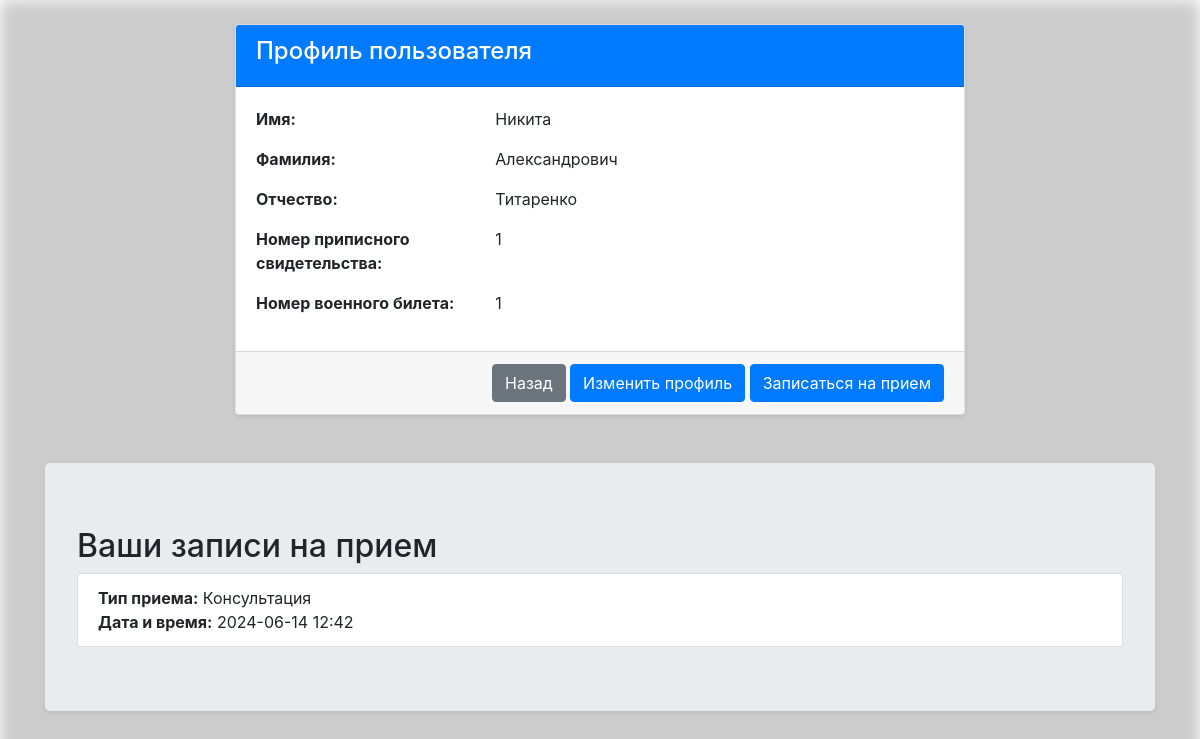
The page /profile (signed in) on the database its author committed.
### app.py (models this page shows, shortened)
class User(UserMixin, db.Model):
    id = db.Column(db.Integer, primary_key=True)
    username = db.Column(db.String(64), index=True, unique=True)
    password_hash = db.Column(db.String(128))
    first_name = db.Column(db.String(64))
    last_name = db.Column(db.String(64))
    middle_name = db.Column(db.String(64))
    conscription_certificate = db.Column(db.String(64), nullable=True)
    military_id = db.Column(db.String(64), nullable=True)

class Appointment(db.Model):
    id = db.Column(db.Integer, primary_key=True)
    user_id = db.Column(db.Integer, db.ForeignKey('user.id'), nullable=False)
    appointment_type = db.Column(db.String(50), nullable=False)
    appointment_date = db.Column(db.DateTime, nullable=False)
    created_at = db.Column(db.DateTime, default=datetime.utcnow)
    user = db.relationship('User', back_populates='appointments')

### app.py (the view, shortened to what this page needs)
@app.route('/profile', methods=['GET', 'POST'])
@login_required
def profile():
    form = AppointmentForm()
    appointments = Appointment.query.filter_by(user_id=current_user.id).all()
    appointment_type_dict = {
        'consultation': 'Консультация',
        'conscription_certificate': 'Получение приписного свидетельства',
        'military_id': 'Получение военного билета',
        'commission': 'Прохождение призывной комиссии'
    }
    return render_template('profile.html', title='Profile', user=current_user, form=form, appointments=appointments,
                           appointment_type_dict=appointment_type_dict)

### app.py (called while the page is built)
@login.user_loader
def load_user(id):
    return User.query.get(int(id))

### templates/profile.html (shortened to what this page needs)
{% extends "base.html" %}
{% block content %}
<div class="container mt-4">
    <div class="row">
        <div class="col-lg-8 offset-lg-2">
            <div class="card shadow-sm">
                <div class="card-header bg-primary text-white">
                    <h4>Профиль пользователя</h4>
                </div>
                <div class="card-body">
                    <div class="row mb-3">
                        <div class="col-sm-4">
                            <strong>Имя:</strong>
                        </div>
                        <div class="col-sm-8">
                            {{ current_user.first_name }}
                        </div>
                    </div>
                    <div class="row mb-3">
                        <div class="col-sm-4">
                            <strong>Фамилия:</strong>
                        </div>
                        <div class="col-sm-8">
                            {{ current_user.last_name }}
                        </div>
                    </div>
                    <div class="row mb-3">
                        <div class="col-sm-4">
                            <strong>Отчество:</strong>
                        </div>
                        <div class="col-sm-8">
                            {{ current_user.middle_name }}
                        </div>
                    </div>
                    <div class="row mb-3">
                        <div class="col-sm-4">
                            <strong>Номер приписного свидетельства:</strong>
                        </div>
                        <div class="col-sm-8">
                            {{ current_user.conscription_certificate if current_user.conscription_certificate else 'Не указано' }}
                        </div>
                    </div>
                    <div class="row mb-3">
                        <div class="col-sm-4">
                            <strong>Номер военного билета:</strong>
                        </div>
                        <div class="col-sm-8">
                            {{ current_user.military_id if current_user.military_id else 'Не указано' }}
                        </div>
                    </div>
                </div>
               <div class="card-footer text-right">
                <a href="{{ url_for('index') }}" class="btn btn-secondary">Назад</a>
                <a href="{{ url_for('update_profile') }}" class="btn btn-primary">Изменить профиль</a>
                <button class="btn btn-primary" data-toggle="collapse" data-target="#appointmentForm" aria-expanded="false" aria-controls="appointmentForm">Записаться на прием</button>
            </div>
            </div>
        </div>
    </div>
    <div class="jumbotron mt-5 shadow-sm">
        <h2>Ваши записи на прием</h2>
        {% if appointments %}
          <ul class="list-group">
            {% for appointment in appointments %}
              <li class="list-group-item">
                <strong>Тип приема:</strong> {{ appointment_type_dict[appointment.appointment_type] }}<br>
                <strong>Дата и время:</strong> {{ appointment.appointment_date.strftime('%Y-%m-%d %H:%M') }}
              </li>
            {% endfor %}
          </ul>
        {% else %}
          <p>У вас нет записей на прием.</p>
        {% endif %}
    </div>
</div>
{% endblock %}

### static/css/styles.css (style rules this page uses)
body, html { height: 100%; margin: 0; }

### rows shown on the page
User: first_name "Никита", last_name "Александрович", middle_name "Титаренко", conscription_certificate "1", military "1"
Appointment: appointment_type "Консультация", appointment_date "2024-06-14 12:42"
